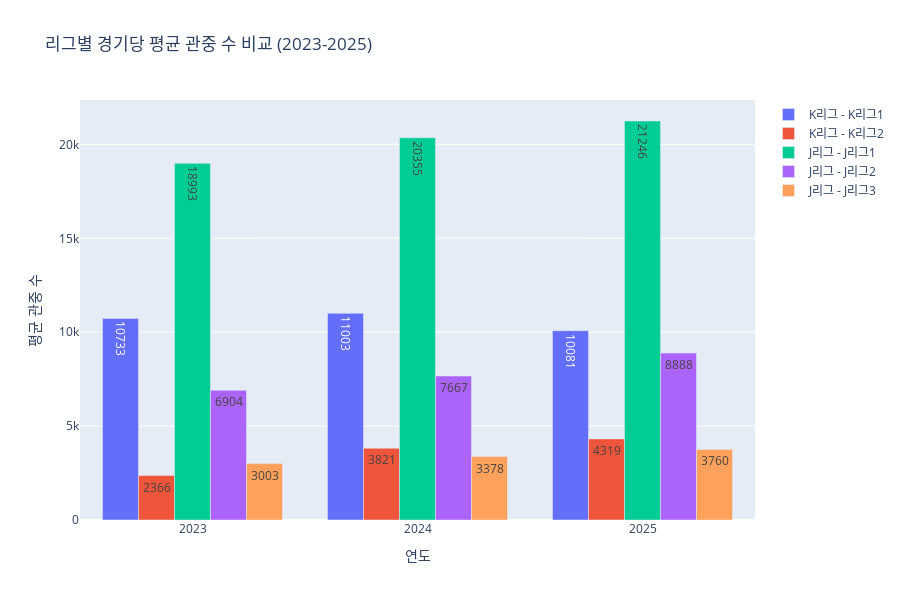

Notebook cell for this chart:
### Code cell
# Plotly 시각화 2: 경기당 평균 관중 수 비교
fig2 = go.Figure()

# K리그 데이터
for league in df_k_yearly['LEAGUE_NAME'].unique():
    df_temp = df_k_yearly[df_k_yearly['LEAGUE_NAME'] == league]
    fig2.add_trace(
        go.Bar(
            x=df_temp['Meet_Year'], 
            y=df_temp['Avg_Attendance'],
            name=f'K리그 - {league}',
            text=df_temp['Avg_Attendance'].round(0),
            textposition='auto',
        )
    )

# J리그 데이터
for league in df_j_yearly['LEAGUE_NAME'].unique():
    df_temp = df_j_yearly[df_j_yearly['LEAGUE_NAME'] == league]
    fig2.add_trace(
        go.Bar(
            x=df_temp['Meet_Year'], 
            y=df_temp['Avg_Attendance'],
            name=f'J리그 - {league}',
            text=df_temp['Avg_Attendance'].round(0),
            textposition='auto',
        )
    )

fig2.update_layout(
    title='리그별 경기당 평균 관중 수 비교 (2023-2025)',
    xaxis_title='연도',
    yaxis_title='평균 관중 수',
    barmode='group',
    height=600,
    hovermode='x unified'
)

fig2.show()

### Figure 1 — Plotly figure (JSON) as saved in the notebook; plotly's stock layout.template omitted (floating-point values rounded to 4 significant figures)
{"data": [{"name": "K리그 - K리그1", "text": [10730.0, 11000.0, 10080.0], "textposition": "auto", "type": "bar", "x": [2023, 2024, 2025], "y": [10730.0, 11000.0, 10080.0]}, {"name": "K리그 - K리그2", "text": [2366.0, 3821.0, 4319.0], "textposition": "auto", "type": "bar", "x": [2023, 2024, 2025], "y": [2366.0, 3821.0, 4319.0]}, {"name": "J리그 - J리그1", "text": [18990.0, 20360.0, 21250.0], "textposition": "auto", "type": "bar", "x": [2023, 2024, 2025], "y": [18990.0, 20350.0, 21250.0]}, {"name": "J리그 - J리그2", "text": [6904.0, 7667.0, 8888.0], "textposition": "auto", "type": "bar", "x": [2023, 2024, 2025], "y": [6904.0, 7667.0, 8888.0]}, {"name": "J리그 - J리그3", "text": [3003.0, 3378.0, 3760.0], "textposition": "auto", "type": "bar", "x": [2023, 2024, 2025], "y": [3003.0, 3378.0, 3760.0]}], "layout": {"barmode": "group", "height": 600, "hovermode": "x unified", "title": {"text": "리그별 경기당 평균 관중 수 비교 (2023-2025)"}, "xaxis": {"title": {"text": "연도"}}, "yaxis": {"title": {"text": "평균 관중 수"}}}}
